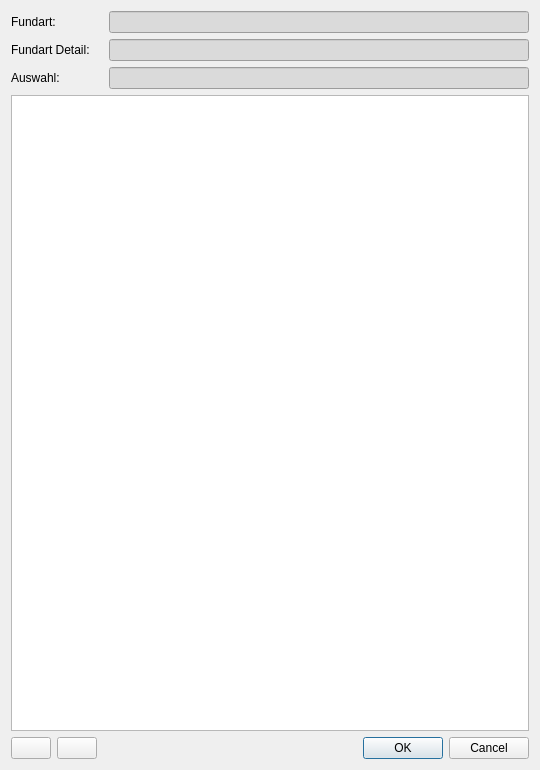
<?xml version="1.0" encoding="UTF-8"?>
<ui version="4.0">
 <class>apisFindingTypeDetailDialog</class>
 <widget class="QDialog" name="apisFindingTypeDetailDialog">
  <property name="windowModality">
   <enum>Qt::ApplicationModal</enum>
  </property>
  <property name="geometry">
   <rect>
    <x>0</x>
    <y>0</y>
    <width>540</width>
    <height>770</height>
   </rect>
  </property>
  <property name="windowTitle">
   <string>APIS Fundart Detail</string>
  </property>
  <property name="windowIcon">
   <iconset resource="resource.qrc">
    <normaloff>:/plugins/APIS/icons/apis.png</normaloff>:/plugins/APIS/icons/apis.png</iconset>
  </property>
  <property name="modal">
   <bool>true</bool>
  </property>
  <layout class="QGridLayout" name="gridLayout">
   <item row="0" column="0" colspan="3">
    <widget class="QLabel" name="label">
     <property name="text">
      <string>Fundart:</string>
     </property>
    </widget>
   </item>
   <item row="0" column="3">
    <widget class="QLineEdit" name="uiFindingTypeEdit">
     <property name="styleSheet">
      <string notr="true">background-color: rgb(218, 218, 218);</string>
     </property>
     <property name="readOnly">
      <bool>true</bool>
     </property>
    </widget>
   </item>
   <item row="1" column="0" colspan="3">
    <widget class="QLabel" name="label_2">
     <property name="text">
      <string>Fundart Detail:</string>
     </property>
    </widget>
   </item>
   <item row="1" column="3">
    <widget class="QLineEdit" name="uiFindingTypeDetailEdit">
     <property name="styleSheet">
      <string notr="true">background-color: rgb(218, 218, 218);</string>
     </property>
     <property name="readOnly">
      <bool>true</bool>
     </property>
    </widget>
   </item>
   <item row="3" column="0" colspan="4">
    <widget class="QTableView" name="uiFindingTypeDetailTableV">
     <property name="sizePolicy">
      <sizepolicy hsizetype="Expanding" vsizetype="Expanding">
       <horstretch>0</horstretch>
       <verstretch>0</verstretch>
      </sizepolicy>
     </property>
     <property name="minimumSize">
      <size>
       <width>0</width>
       <height>300</height>
      </size>
     </property>
     <property name="styleSheet">
      <string notr="true">selection-background-color: rgb(152, 202, 255);
selection-color: rgb(0, 0, 0);</string>
     </property>
     <property name="editTriggers">
      <set>QAbstractItemView::NoEditTriggers</set>
     </property>
     <property name="selectionMode">
      <enum>QAbstractItemView::MultiSelection</enum>
     </property>
     <property name="selectionBehavior">
      <enum>QAbstractItemView::SelectRows</enum>
     </property>
    </widget>
   </item>
   <item row="2" column="0" colspan="3">
    <widget class="QLabel" name="label_3">
     <property name="text">
      <string>Auswahl:</string>
     </property>
    </widget>
   </item>
   <item row="2" column="3">
    <widget class="QLineEdit" name="uiFindingTypeDetailNewEdit">
     <property name="styleSheet">
      <string notr="true">background-color: rgb(218, 218, 218);</string>
     </property>
     <property name="readOnly">
      <bool>true</bool>
     </property>
    </widget>
   </item>
   <item row="4" column="3">
    <widget class="QDialogButtonBox" name="uiButtonBox">
     <property name="orientation">
      <enum>Qt::Horizontal</enum>
     </property>
     <property name="standardButtons">
      <set>QDialogButtonBox::Cancel|QDialogButtonBox::Ok</set>
     </property>
     <property name="centerButtons">
      <bool>false</bool>
     </property>
    </widget>
   </item>
   <item row="4" column="0">
    <widget class="QPushButton" name="uiResetSelectionBtn">
     <property name="sizePolicy">
      <sizepolicy hsizetype="Fixed" vsizetype="Fixed">
       <horstretch>0</horstretch>
       <verstretch>0</verstretch>
      </sizepolicy>
     </property>
     <property name="text">
      <string/>
     </property>
     <property name="icon">
      <iconset resource="resource.qrc">
       <normaloff>:/plugins/APIS/icons/update.png</normaloff>:/plugins/APIS/icons/update.png</iconset>
     </property>
     <property name="autoDefault">
      <bool>false</bool>
     </property>
    </widget>
   </item>
   <item row="4" column="1">
    <widget class="QPushButton" name="uiDropSelectionBtn">
     <property name="sizePolicy">
      <sizepolicy hsizetype="Fixed" vsizetype="Minimum">
       <horstretch>0</horstretch>
       <verstretch>0</verstretch>
      </sizepolicy>
     </property>
     <property name="text">
      <string/>
     </property>
     <property name="icon">
      <iconset resource="resource.qrc">
       <normaloff>:/plugins/APIS/icons/cancel.png</normaloff>:/plugins/APIS/icons/cancel.png</iconset>
     </property>
     <property name="autoDefault">
      <bool>false</bool>
     </property>
    </widget>
   </item>
  </layout>
 </widget>
 <resources>
  <include location="resource.qrc"/>
 </resources>
 <connections>
  <connection>
   <sender>uiButtonBox</sender>
   <signal>accepted()</signal>
   <receiver>apisFindingTypeDetailDialog</receiver>
   <slot>accept()</slot>
   <hints>
    <hint type="sourcelabel">
     <x>174</x>
     <y>384</y>
    </hint>
    <hint type="destinationlabel">
     <x>174</x>
     <y>202</y>
    </hint>
   </hints>
  </connection>
  <connection>
   <sender>uiButtonBox</sender>
   <signal>rejected()</signal>
   <receiver>apisFindingTypeDetailDialog</receiver>
   <slot>reject()</slot>
   <hints>
    <hint type="sourcelabel">
     <x>174</x>
     <y>384</y>
    </hint>
    <hint type="destinationlabel">
     <x>174</x>
     <y>202</y>
    </hint>
   </hints>
  </connection>
 </connections>
</ui>
